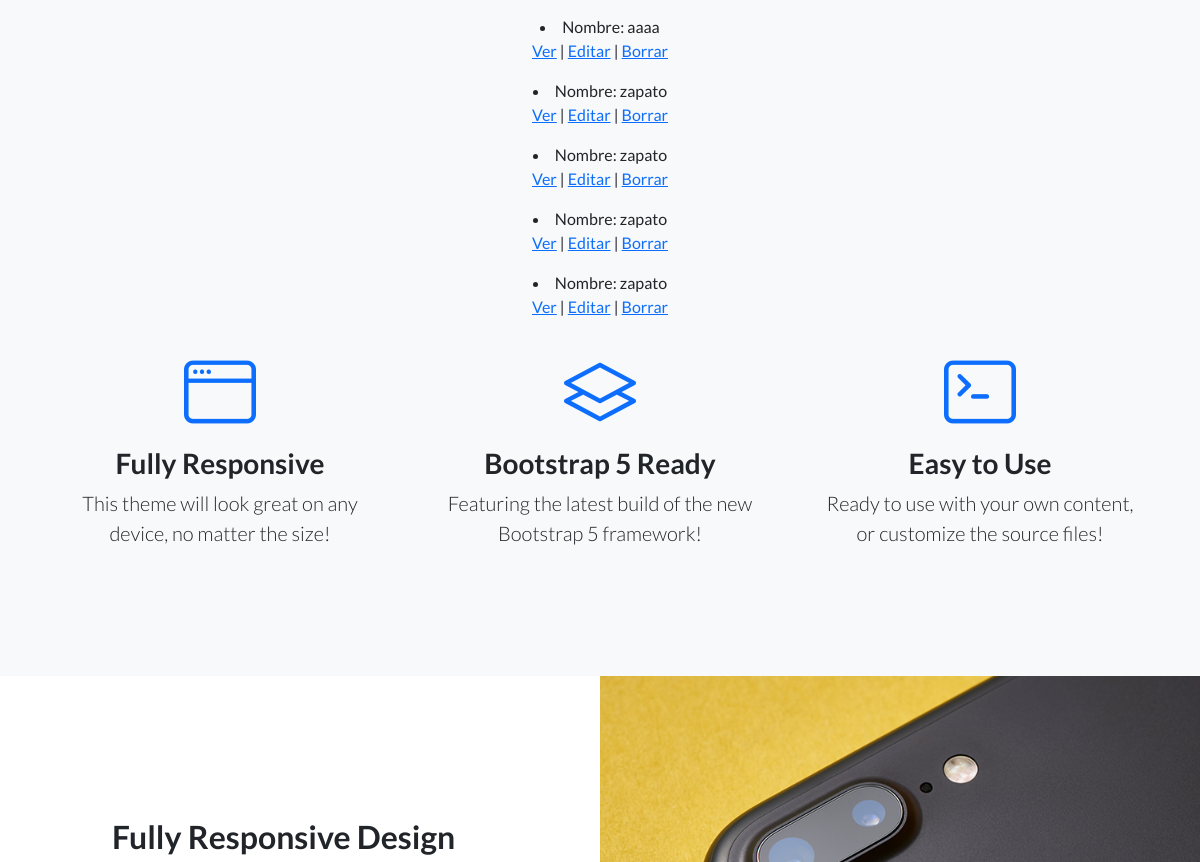
Page /lista/ (signed in, middle part) on the earlier database version.
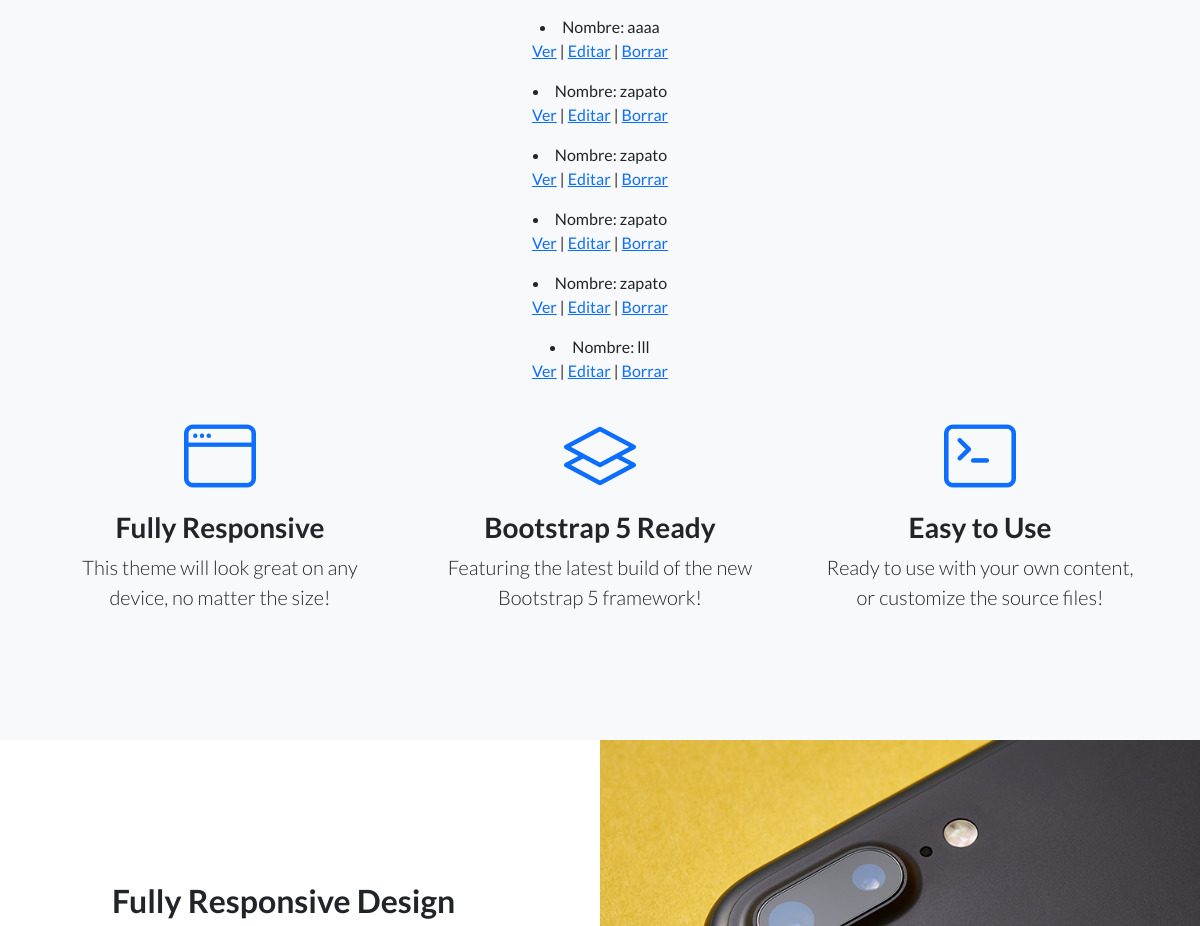
Same page on the later database version.
### AppCoder/models.py (models this page shows)
class Curso(models.Model):
    nombre = models.CharField(max_length=40)
    camada = models.IntegerField()
    imagen = models.ImageField(upload_to='imagenes_cursos', null=True, blank = True)

### App12/views.py (the view)
# urls.py: path('lista/', CursoListView.as_view(), name = "ListaCursos"),
class CursoListView(LoginRequiredMixin, ListView):
    model = Curso
    context_object_name = "cursos"
    template_name = "App12/curso_lista.html"

### App12/templates/App12/curso_lista.html (shortened to what this page needs)
{% extends "AppCoder/index.html" %}
{% load static %}
{% block cuerpo %}
{% if cursos %}
{% for curso in cursos %}
<li>Nombre: {{curso.nombre}}
    <p>
        <a href="{% url 'DetalleCurso' curso.pk %}">Ver</a>
        |
        <a href="{% url 'EditarCurso' curso.pk %}">Editar</a>
        |
        <a href="{% url 'BorrarCurso' curso.pk %}">Borrar</a>
    </p>
</li>
{% endfor %}
{% else %}
<p>No se encontraron resultados.</p>
{% endif %}
{% endblock cuerpo  %}

### AppCoder/templates/AppCoder/index.html (shortened to what this page needs)
{% load static %}
<!DOCTYPE html>
<html lang="en">
    <head>
        <link href="https://cdn.jsdelivr.net/npm/bootstrap-icons@1.5.0/font/bootstrap-icons.css" rel="stylesheet" type="text/css" />
        <link href="{% static 'AppCoder/css/styles.css' %}" rel="stylesheet" />
    </head>
    <body>
        <section class="features-icons bg-light text-center">
            {% block cuerpo%}{% endblock cuerpo%}
            <div class="container">
                <div class="row">
                    <div class="col-lg-4">
                        <div class="features-icons-item mx-auto mb-5 mb-lg-0 mb-lg-3">
                            <div class="features-icons-icon d-flex"><i class="bi-window m-auto text-primary"></i></div>
                            <h3>Fully Responsive</h3>
                            <p class="lead mb-0">This theme will look great on any device, no matter the size!</p>
                        </div>
                    </div>
                    <div class="col-lg-4">
                        <div class="features-icons-item mx-auto mb-5 mb-lg-0 mb-lg-3">
                            <div class="features-icons-icon d-flex"><i class="bi-layers m-auto text-primary"></i></div>
                            <h3>Bootstrap 5 Ready</h3>
                            <p class="lead mb-0">Featuring the latest build of the new Bootstrap 5 framework!</p>
                        </div>
                    </div>
                    <div class="col-lg-4">
                        <div class="features-icons-item mx-auto mb-0 mb-lg-3">
                            <div class="features-icons-icon d-flex"><i class="bi-terminal m-auto text-primary"></i></div>
                            <h3>Easy to Use</h3>
                            <p class="lead mb-0">Ready to use with your own content, or customize the source files!</p>
                        </div>
                    </div>
                </div>
            </div>
        </section>
        <section class="showcase">
            <div class="container-fluid p-0">
                <div class="row g-0">
                    <div class="col-lg-6 order-lg-2 text-white showcase-img" style="background-image: url('assets/img/bg-showcase-1.jpg')"></div>
                    <div class="col-lg-6 order-lg-1 my-auto showcase-text">
                        <h2>Fully Responsive Design</h2>
                    </div>
                </div>
            </div>
        </section>
    </body>
</html>

Differences in the rows shown:
added Curso: nombre "lll"
